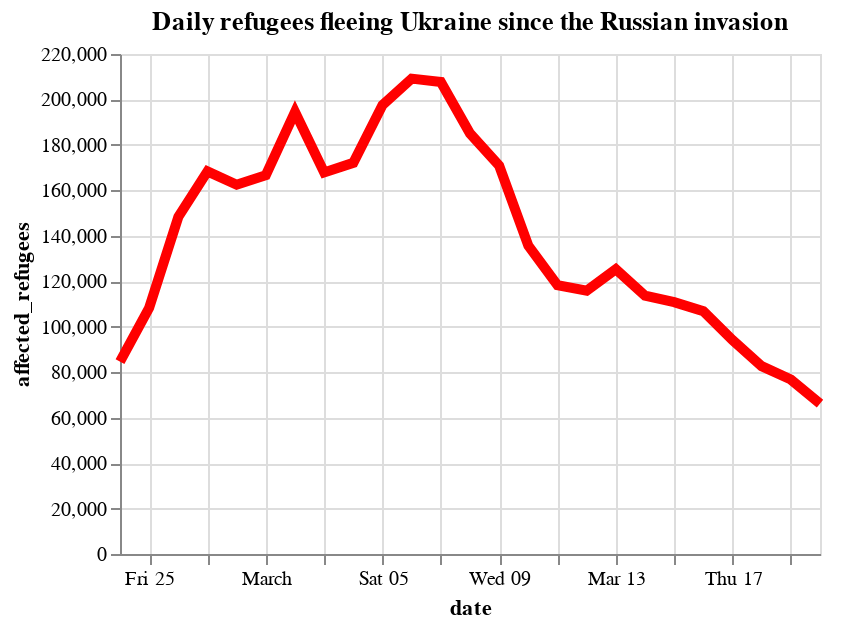

This figure's notebook cell:
### Markdown cell above
#### Add more features: color, line width, title, size

### Code cell
alt.Chart(refugees).mark_line(color="red", size=5).encode(
    x="date:T", y="affected_refugees"
).properties(
    title="Daily refugees fleeing Ukraine since the Russian invasion",
    height=250,
    width=350,
)

### Figure 1 — Vega-Lite specification as saved in the notebook (floating-point values rounded to 4 significant figures)
{"config": {"view": {"continuousWidth": 400, "continuousHeight": 300}}, "data": {"name": "data-224b1c1349dff1b666644ff5894b66d1"}, "mark": {"type": "line", "color": "red", "size": 5}, "encoding": {"x": {"field": "date", "type": "temporal"}, "y": {"field": "affected_refugees", "type": "quantitative"}}, "height": 250, "title": "Daily refugees fleeing Ukraine since the Russian invasion", "width": 350, "$schema": "https://vega.github.io/schema/vega-lite/v4.17.0.json", "datasets": {"data-224b1c1349dff1b666644ff5894b66d1": [{"date": "2022-02-24", "affected_refugees": 84681, "cumsum": 84681}, {"date": "2022-02-25", "affected_refugees": 108301, "cumsum": 192982}, {"date": "2022-02-26", "affected_refugees": 148319, "cumsum": 341301}, {"date": "2022-02-27", "affected_refugees": 168364, "cumsum": 509665}, {"date": "2022-02-28", "affected_refugees": 162474, "cumsum": 672139}, {"date": "2022-03-01", "affected_refugees": 166690, "cumsum": 838829}, {"date": "2022-03-02", "affected_refugees": 194483, "cumsum": 1033312}, {"date": "2022-03-03", "affected_refugees": 167905, "cumsum": 1201217}, {"date": "2022-03-04", "affected_refugees": 172099, "cumsum": 1373316}, {"date": "2022-03-05", "affected_refugees": 197520, "cumsum": 1570836}, {"date": "2022-03-06", "affected_refugees": 209160, "cumsum": 1779996}, {"date": "2022-03-07", "affected_refugees": 207660, "cumsum": 1987656}, {"date": "2022-03-08", "affected_refugees": 185038, "cumsum": 2172694}, {"date": "2022-03-09", "affected_refugees": 170843, "cumsum": 2343537}, {"date": "2022-03-10", "affected_refugees": 135655, "cumsum": 2479192}, {"date": "2022-03-11", "affected_refugees": 118268, "cumsum": 2597460}, {"date": "2022-03-12", "affected_refugees": 115822, "cumsum": 2713282}, {"date": "2022-03-13", "affected_refugees": 125317, "cumsum": 2838599}, {"date": "2022-03-14", "affected_refugees": 113676, "cumsum": 2952275}, {"date": "2022-03-15", "affected_refugees": 110820, "cumsum": 3063095}, {"date": "2022-03-16", "affected_refugees": 106802, "cumsum": 3169897}, {"date": "2022-03-17", "affected_refugees": 94157, "cumsum": 3264054}, {"date": "2022-03-18", "affected_refugees": 82655, "cumsum": 3346709}, {"date": "2022-03-19", "affected_refugees": 76757, "cumsum": 3423466}, {"date": "2022-03-20", "affected_refugees": 66178, "cumsum": 3489644}]}}
